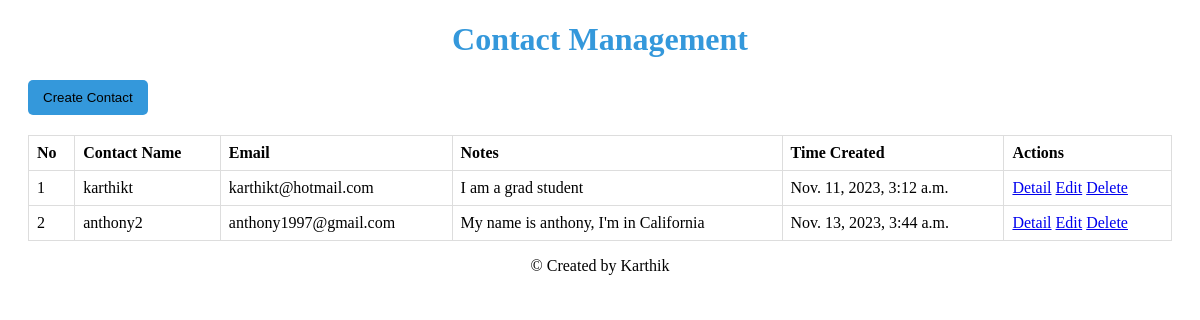
Before: /karthikt0624/startpage/ with the older database file.
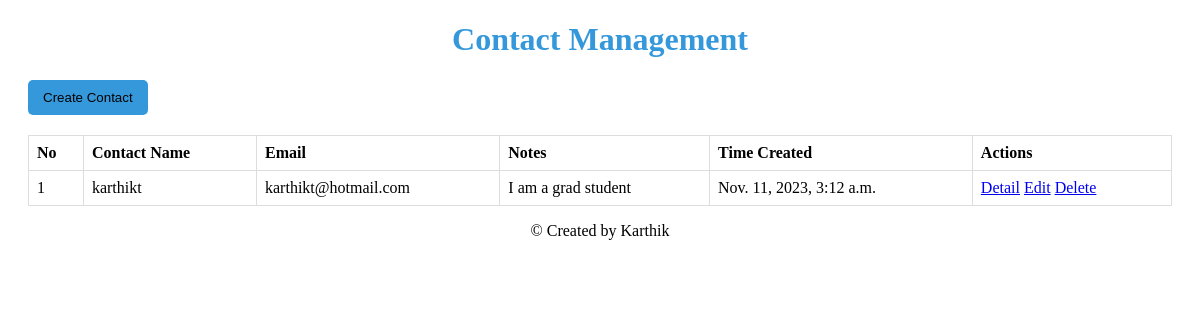
After: the same page with the newer database file.
### karthikt0624/models.py (models this page shows, shortened)
class Contact(models.Model):
    serial_number = models.AutoField(primary_key=True)
    contact_name = models.CharField(max_length=255)
    notes = models.TextField(blank=True, null=True)  # New field for long paragraph
    email = models.EmailField()
    date_created = models.DateTimeField(auto_now_add=True)

### karthikt0624/views.py (the view)
def startpage(request):
    contacts = Contact.objects.all()
    return render(request, 'contact/startpage.html', {'contacts': contacts})

### templates/contact/startpage.html (shortened to what this page needs)
{% load static %}
<!DOCTYPE html>
<html lang="en">
<head>
    <link rel="stylesheet" type="text/css" href="{% static 'contact/styles.css' %}">
</head>
<body>
<div class="container">
    <h1 class="center-heading">Contact Management</h1>
    <div class="button-container">
        <a href="{% url 'create_contact'%}"><button class="create-contact-btn">Create Contact</button></a>
    </div>
    <table border="1" class="contact-table">
        <thead>
            <tr>
                <th>No</th>
                <th>Contact Name</th>
                <th>Email</th>
                <th>Notes</th>
                <th>Time Created</th>
                <th>Actions</th>
            </tr>
        </thead>
        <tbody>
            {% for contact in contacts %}
            <tr>
                <td>{{ contact.serial_number }}</td>
                <td>{{ contact.contact_name }}</td>
                <td>{{ contact.email }}</td>
                <td>{{ contact.notes }}</td>
                <td>{{ contact.date_created }}</td>
                <td>
                    <a href="{% url 'contact_detail' contact.serial_number %}">Detail</a>
                    <a href="{% url 'update_contact' contact.serial_number %}">Edit</a>
                    <a href="{% url 'delete_contact' contact.serial_number %}">Delete</a>
                </td>
            </tr>
            {% endfor %}
        </tbody>
    </table>
    <p class="copyright"> &copy; Created by Karthik</p>
</div>
</body>
</html>

### static/contact/styles.css (style rules this page uses)
.container { margin: 20px; text-align: center; / Center-align the content in the container / }
.center-heading { color: #3498db; / Blue color for the heading / }
.button-container { text-align: left; / Align the button to the left / margin-top: 10px; / Adjust margin for spacing / }
.create-contact-btn { background-color: #3498db; / Blue color for the button / color: white; padding: 10px 15px; border: none; border-radius: 5px; cursor: pointer; text-decoration: none; / Remove default link underline / }
.contact-table { border-collapse: collapse; width: 100%; margin-top: 20px; }
th, td { border: 1px solid #ddd; padding: 8px; text-align: left; }

Changed rows visible on the page:
removed Contact: serial_number "2", contact_name "anthony2", email "anthony1997@gmail.com", notes "My name is anthony, I'm in California", date_created "Nov. 13, 2023, 3:44 a.m."
